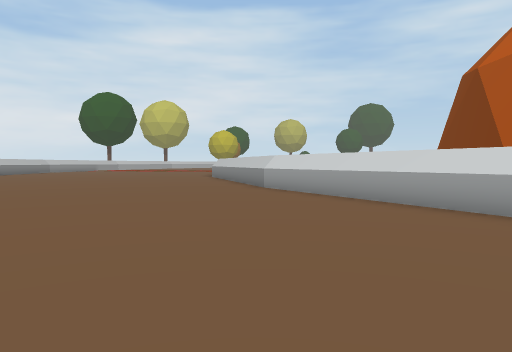
View 1 (above)

16 first-person views from a walk through a Unity game level. The camera is 1.5 m above the floor, tilts 2° down and sees 70° across. The floor is counted in squares, 2 m on a side. Each view is taken from the middle of a square. On the plan, view 1 faces up. The plan holds only what a view shows up to about 11 squares ahead; the rest is blank. The place goes on beyond the plan. The player is left out.

View 2
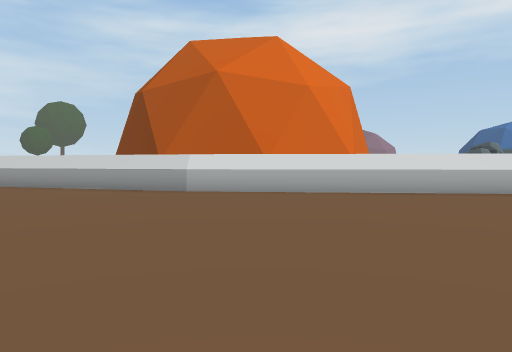

View 3
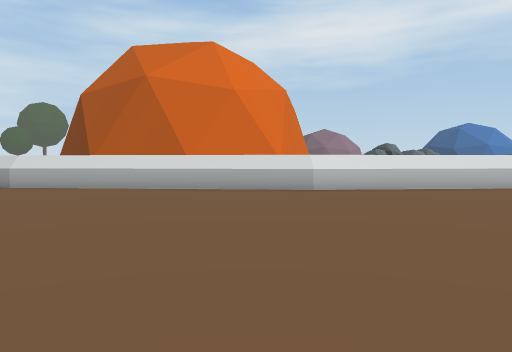

View 4
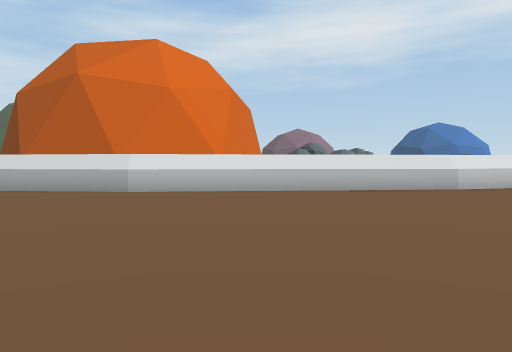

View 5
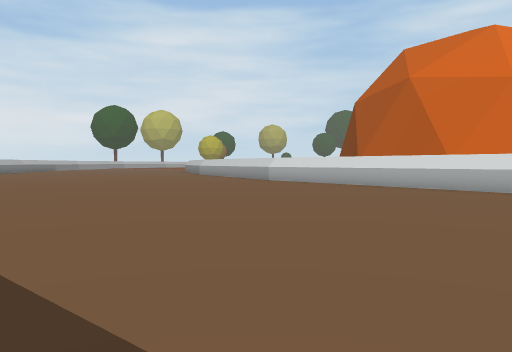

View 6
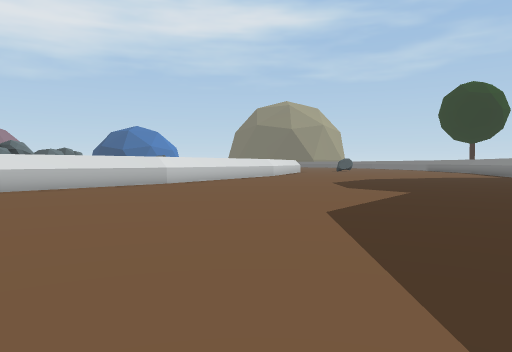

View 7
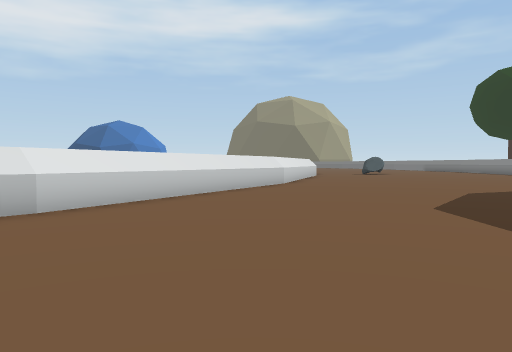

View 8
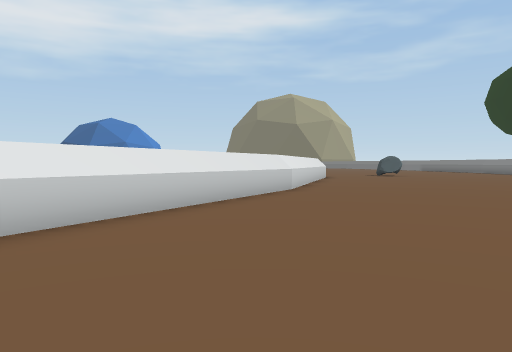

View 9
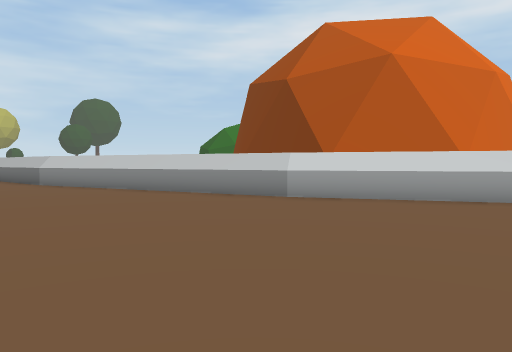

View 10
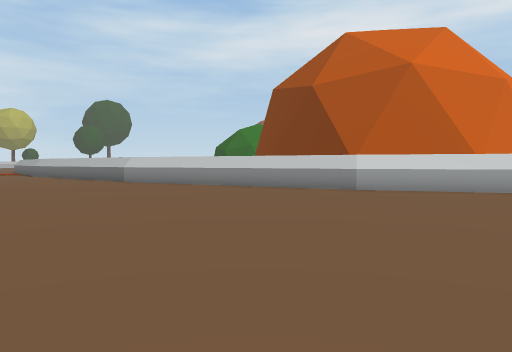

View 11
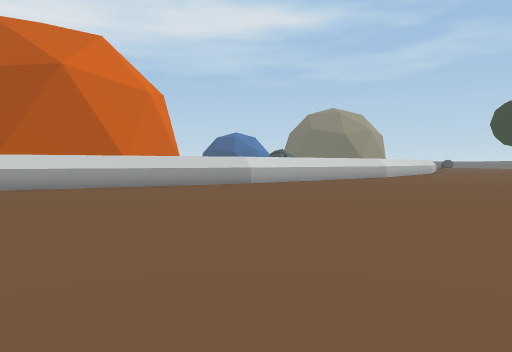

View 12
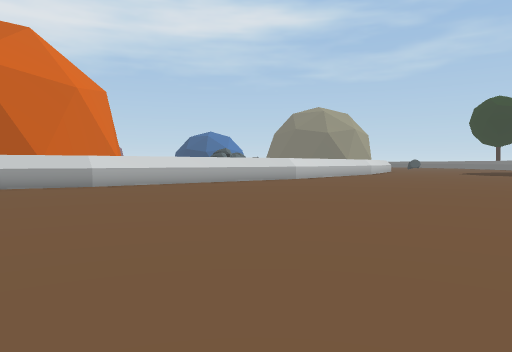

View 13
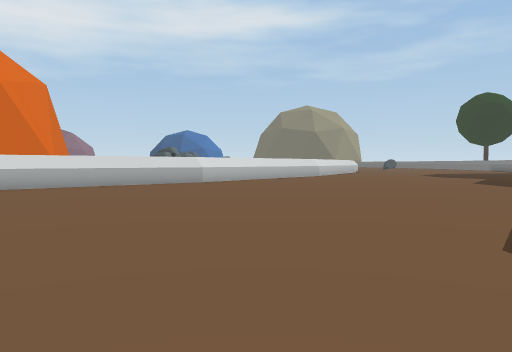

View 14
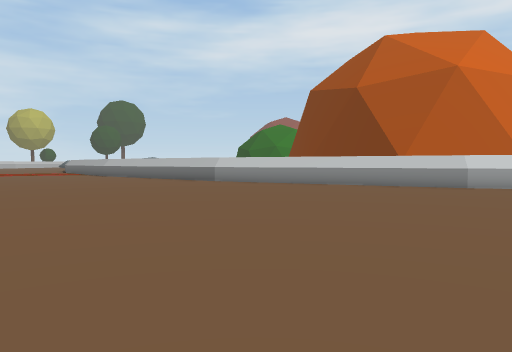

View 15
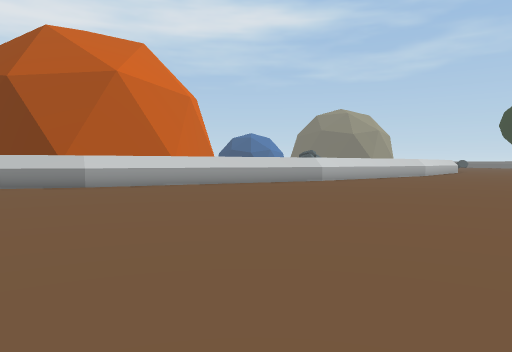

View 16
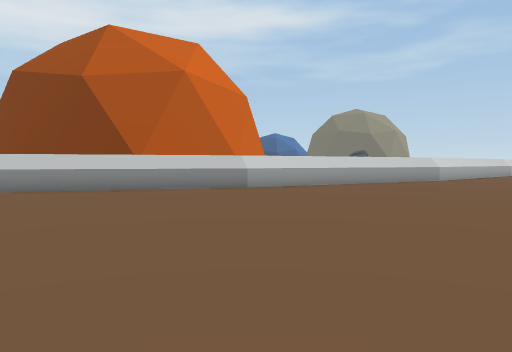

### Floor plan
Points are (right, up) in squares from view 1. A wall is a line through its corners. A room is listed if a view was taken in it or the views show most of it. See-through windows are left out.
Room 1 (views 1, 2, 3, 4, 5, 6, 7, 8, 9, 10, 11, 12, 13, 14, 15, 16)
walls: (4.6, 3.1) (0.2, 11.3); (10.4, -4) (4.6, 3.2); (0.3, 11.1) (-1.1, 15.6); (17.5, -9.7) (10.3, -3.9); (25.5, -14) (17.4, -9.7)

Where each view was taken, in squares from view 1:
view 1: 0 up, 0 right, facing up
view 2: 5 down, 1 left, facing up-right
view 3: 10 down, 2 right, facing up-right
view 4: 13 down, 6 right, facing up-right
view 5: 13 down, 4 right, facing up
view 6: 13 down, 4 right, facing right
view 7: 13 down, 12 right, facing right
view 8: 13 down, 15 right, facing right
view 9: 6 up, 6 left, facing up-right
view 10: 6 up, 9 left, facing up-right
view 11: 3 up, 9 left, facing right
view 12: 2 down, 7 left, facing right
view 13: 6 down, 4 left, facing right
view 14: 8 up, 12 left, facing up-right
view 15: 6 up, 11 left, facing right
view 16: 11 up, 11 left, facing right
